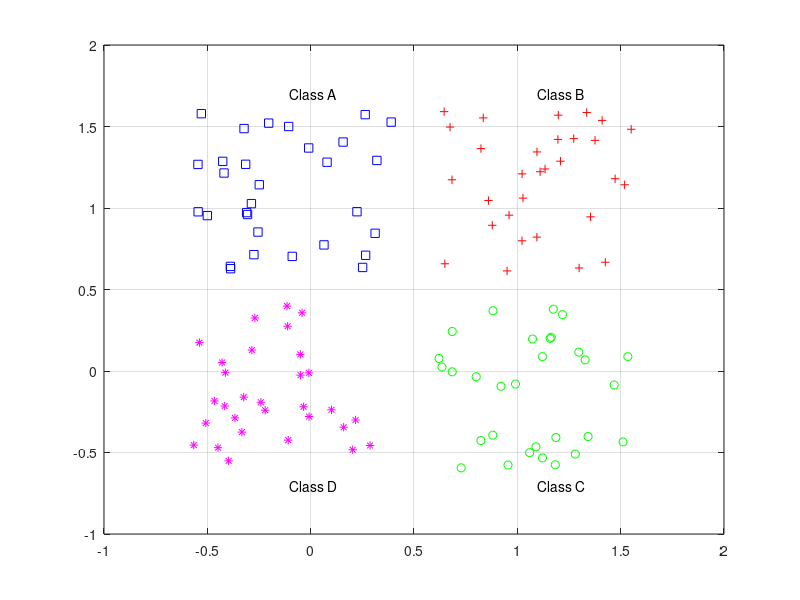

MATLAB code to generate this figure:


close all, clear all, clc, format compact
% number of samples of each class
K=30;
% define classes
q=0.6;
A= [rand(1,K)-q; rand(1,K)+q];
B= [rand(1,K)+q; rand(1,K)+q];
C= [rand(1,K)+q; rand(1,K)-q];
D= [rand(1,K)-q; rand(1,K)-q];

plot(A(1, :), A(2, :), 'bs')
hold on
grid on
plot(B(1,:), B(2, :), 'r+')
plot(C(1,:), C(2, :), 'go')
plot(D(1,:), D(2, :), 'm*')

% text labels for classes
text(0.5-q, 0.5+2*q, 'Class A')
text(0.5+q, 0.5+2*q, 'Class B')
text(0.5+q, 0.5-2*q, 'Class C')
text(0.5-q, 0.5-2*q, 'Class D')

% define output coding for classes
a=[0 1]';
b=[1 1]';
c=[1 0]';
d=[0 0]';
